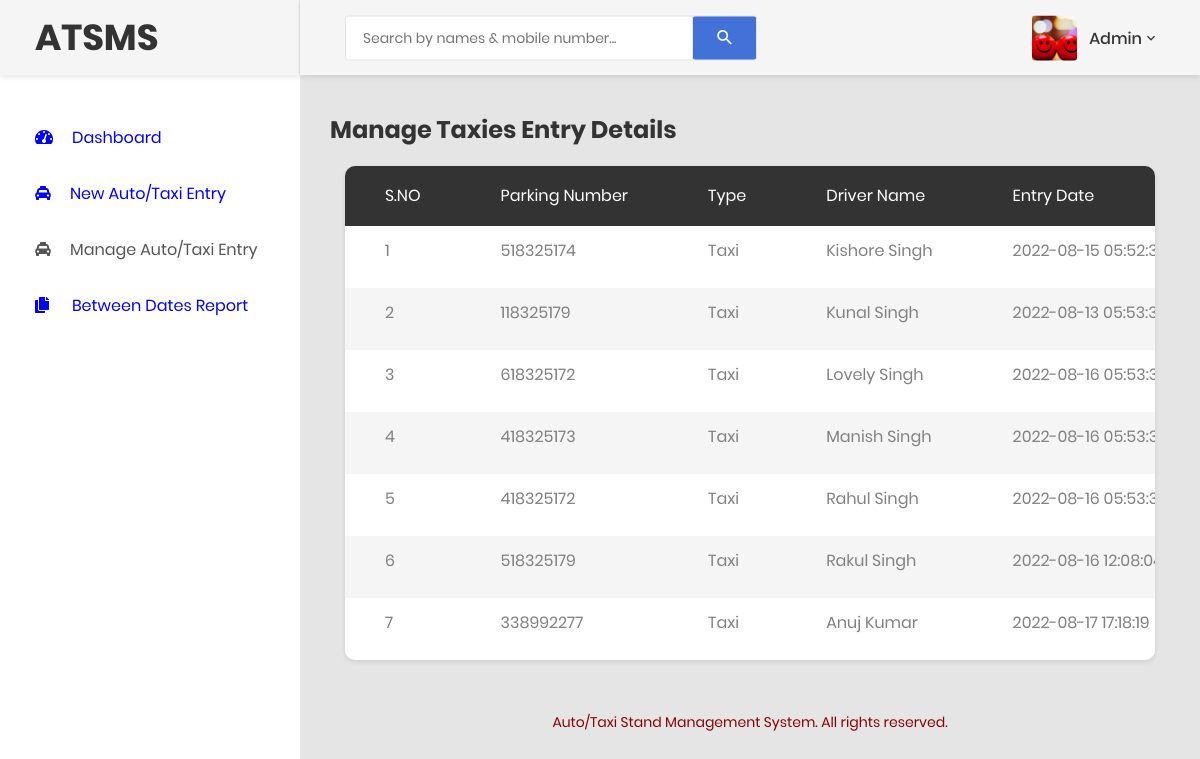
Page /admin/manage-taxies-entry.php (signed in) on the committed database.
### tables this page shows
CREATE TABLE `tblstandentry` (
  `ID` int(5) NOT NULL,
  `ParkingNumber` varchar(250) DEFAULT NULL,
  `VehicleType` varchar(50) DEFAULT NULL,
  `DriverName` varchar(250) DEFAULT NULL,
  `Drivermobilenumber` bigint(10) DEFAULT NULL,
  `Driverlicensenumber` varchar(250) DEFAULT NULL,
  `Vehicleregistrationnumber` varchar(250) DEFAULT NULL,
  `EntryDate` timestamp NULL DEFAULT current_timestamp(),
  `OutDate` timestamp NULL DEFAULT NULL ON UPDATE current_timestamp(),
  `Price` decimal(10,0) DEFAULT NULL,
  `Remark` varchar(250) DEFAULT NULL,
  `Status` varchar(250) DEFAULT NULL
);

### admin/manage-taxies-entry.php (the view, shortened to what this page needs)
<?php
include('includes/dbconnection.php');
if (strlen($_SESSION['atsmsaid']==0)) {
  header('location:logout.php');
  } else{
  ?>
<!DOCTYPE html>
<html lang="en">
<head>
    <link href="css/font-face.css" rel="stylesheet" media="all">
    <link href="vendor/font-awesome-4.7/css/font-awesome.min.css" rel="stylesheet" media="all">
    <link href="vendor/font-awesome-5/css/fontawesome-all.min.css" rel="stylesheet" media="all">
    <link href="vendor/mdi-font/css/material-design-iconic-font.min.css" rel="stylesheet" media="all">
    <link href="vendor/bootstrap-4.1/bootstrap.min.css" rel="stylesheet" media="all">
    <link href="vendor/animsition/animsition.min.css" rel="stylesheet" media="all">
    <link href="vendor/bootstrap-progressbar/bootstrap-progressbar-3.3.4.min.css" rel="stylesheet" media="all">
    <link href="vendor/wow/animate.css" rel="stylesheet" media="all">
    <link href="vendor/css-hamburgers/hamburgers.min.css" rel="stylesheet" media="all">
    <link href="vendor/slick/slick.css" rel="stylesheet" media="all">
    <link href="vendor/select2/select2.min.css" rel="stylesheet" media="all">
    <link href="vendor/perfect-scrollbar/perfect-scrollbar.css" rel="stylesheet" media="all">
    <link href="css/theme.css" rel="stylesheet" media="all">
</head>
<body class="animsition">
    <div class="page-wrapper">
      <?php include_once('includes/sidebar.php');?>
        <div class="page-container">
            <?php include_once('includes/header.php');?>
            <div class="main-content">
                <div class="section__content section__content--p30">
                    <div class="container-fluid">
                        <div class="row">
                              <h3>Manage Taxies Entry Details</h3>
                            <div class="col-lg-12" style="margin-top:2%">
                                <div class="table-responsive table--no-card m-b-30">
                                    <table class="table table-borderless table-striped table-earning">
                                         <thead>
                                            <tr>
                  <th>S.NO</th>
            <th>Parking Number</th>
                  <th>Type</th>
              <th>Driver Name</th>
              <th>Entry Date</th>
                </tr>
                                        </thead>
<?php
$ret=mysqli_query($con,"select * from tblstandentry where VehicleType='Taxi'");
$cnt=1;
while ($row=mysqli_fetch_array($ret)) {
?>
                <tr>
                  <td><?php echo $cnt;?></td>
            <td><?php  echo $row['ParkingNumber'];?></td>
                  <td><?php  echo $row['VehicleType'];?></td>
                  <td><?php  echo $row['DriverName'];?></td>
                <td><?php  echo $row['EntryDate'];?></td>
                </tr>
                <?php
$cnt=$cnt+1;
}?>
                                    </table>
                                </div>
                            </div>
                        </div>
<?php include_once('includes/footer.php');?>
          </div>
                </div>
            </div>
        </div>
    </div>
</body>
</html>
<?php }  ?>

### admin/includes/header.php (shortened to what this page needs)
<header class="header-desktop">
                <div class="section__content section__content--p30">
                    <div class="container-fluid">
                        <div class="header-wrap">
                            <form class="form-header" name="search" action="search-autoortaxi.php" method="post">
                                <input class="au-input au-input--xl" type="text" name="searchdata" id="searchdata" placeholder="Search by names &amp; mobile number..." />
                                <button class="au-btn--submit" type="submit" name="search">
                                    <i class="zmdi zmdi-search"></i>
                                </button>
                            </form>
                            <div class="header-button">
                                 <?php
$adminid=$_SESSION['atsmsaid'];
$ret=mysqli_query($con,"select AdminName from tbladmin where ID='$adminid'");
$row=mysqli_fetch_array($ret);
$name=$row['AdminName'];
?>
                                <div class="account-wrap">
                                    <div class="account-item clearfix js-item-menu">
                                        <div class="image">
                                            <img src="images/icon/avatar-01.jpg" alt="John Doe" />
                                        </div>
                                        <div class="content">
                                            <a class="js-acc-btn" href="admin-profile.php"><?php echo $name; ?></a>
                                        </div>
                                    </div>
                                </div>
                            </div>
                        </div>
                    </div>
                </div>
            </header>

### rows in the picture
tblstandentry: ParkingNumber "518325174", VehicleType "Taxi", DriverName "Kishore Singh", EntryDate "2022-08-15…"
tblstandentry: ParkingNumber "118325179", VehicleType "Taxi", DriverName "Kunal Singh", EntryDate "2022-08-13…"
tblstandentry: ParkingNumber "618325172", VehicleType "Taxi", DriverName "Lovely Singh", EntryDate "2022-08-16…"
tblstandentry: ParkingNumber "418325173", VehicleType "Taxi", DriverName "Manish Singh", EntryDate "2022-08-16…"
tblstandentry: ParkingNumber "418325172", VehicleType "Taxi", DriverName "Rahul Singh", EntryDate "2022-08-16…"
tblstandentry: ParkingNumber "518325179", VehicleType "Taxi", DriverName "Rakul Singh", EntryDate "2022-08-16…"
tblstandentry: ParkingNumber "338992277", VehicleType "Taxi", DriverName "Anuj Kumar", EntryDate "2022-08-17 17:18:19"

### other values in the picture
$name "Admin"
